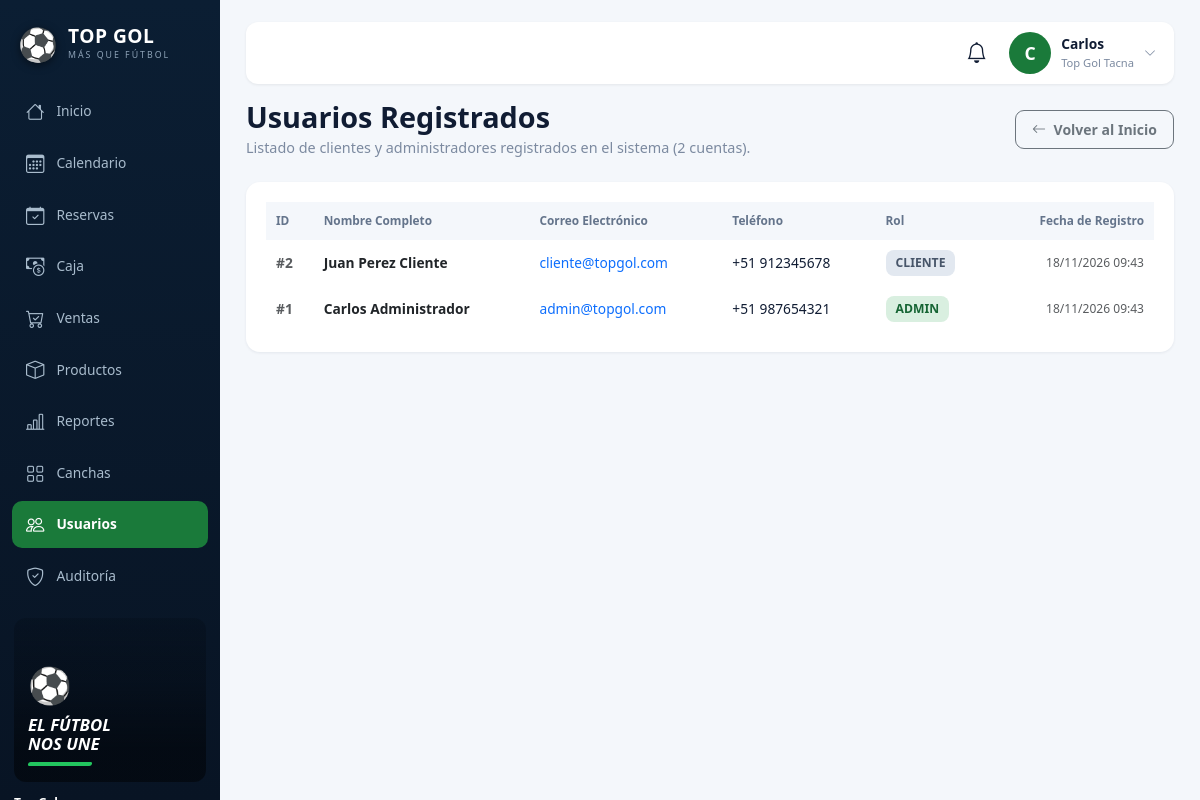
Screenshot of /admin/usuarios (signed in) with the database file from the repository.
### tables this page shows
CREATE TABLE IF NOT EXISTS `usuarios` (
  `id`          INT NOT NULL AUTO_INCREMENT,
  `nombre`      VARCHAR(100) NOT NULL,
  `email`       VARCHAR(100) NOT NULL,
  `password`    VARCHAR(255) DEFAULT NULL,
  `telefono`    VARCHAR(20) DEFAULT NULL,
  `rol`         ENUM('admin','cliente') NOT NULL DEFAULT 'cliente',
  `google_id`   VARCHAR(255) DEFAULT NULL,
  `avatar`      VARCHAR(500) DEFAULT NULL,
  `created_at`  TIMESTAMP NOT NULL DEFAULT CURRENT_TIMESTAMP,
  `updated_at`  TIMESTAMP NOT NULL DEFAULT CURRENT_TIMESTAMP ON UPDATE CURRENT_TIMESTAMP,
  PRIMARY KEY (`id`),
  UNIQUE KEY `idx_usuario_email`     (`email`),
  UNIQUE KEY `idx_usuario_google_id` (`google_id`)
);

### app/Views/usuarios/index.php (the view, shortened to what the rows shown need)
<?php require VIEWS_PATH . DIRECTORY_SEPARATOR . 'layout' . DIRECTORY_SEPARATOR . 'admin_top.php'; ?>
<div class="d-flex flex-wrap align-items-center justify-content-between gap-3 mb-4">
    <div>
        <h1 class="adm-h1">Usuarios Registrados</h1>
        <p class="adm-sub">Listado de clientes y administradores registrados en el sistema (<?= count($usuarios ?? []) ?> cuentas).</p>
    </div>
    <div>
        <a href="<?= url('/admin/dashboard') ?>" class="btn btn-sm btn-outline-secondary fw-bold" style="border-radius:9px; padding:8px 16px;">
            <i class="bi bi-arrow-left me-1"></i> Volver al Inicio
        </a>
    </div>
</div>
<div class="panel-2">
    <div class="table-responsive">
        <table class="tbl">
            <thead>
                <tr>
                    <th>ID</th>
                    <th>Nombre Completo</th>
                    <th>Correo Electrónico</th>
                    <th>Teléfono</th>
                    <th>Rol</th>
                    <th class="text-end">Fecha de Registro</th>
                </tr>
            </thead>
            <tbody>
                <?php if (empty($usuarios)): ?>
                    <tr>
                        <td colspan="6" class="text-center py-4 text-muted">No hay usuarios registrados.</td>
                    </tr>
                <?php else: ?>
                    <?php foreach ($usuarios as $u): ?>
                        <tr>
                            <td class="fw-bold text-muted">#<?= $u['id'] ?></td>
                            <td class="fw-semibold text-dark"><?= htmlspecialchars($u['nombre']) ?></td>
                            <td>
                                <a href="mailto:<?= htmlspecialchars($u['email']) ?>" class="text-decoration-none">
                                    <?= htmlspecialchars($u['email']) ?>
                                </a>
                            </td>
                            <td><?= htmlspecialchars($u['telefono'] ?: 'No registrado') ?></td>
                            <td>
                                <span class="pill <?= $u['rol'] === 'admin' ? 'ok' : 'fin' ?>">
                                    <?= strtoupper((string)$u['rol']) ?>
                                </span>
                            </td>
                            <td class="text-end text-muted small">
                                <?= date('d/m/Y H:i', strtotime((string)$u['created_at'])) ?>
                            </td>
                        </tr>
                    <?php endforeach; ?>
                <?php endif; ?>
            </tbody>
        </table>
    </div>
</div>
<?php require VIEWS_PATH . DIRECTORY_SEPARATOR . 'layout' . DIRECTORY_SEPARATOR . 'admin_bottom.php'; ?>

### app/Core/Router.php (shortened to what the rows shown need)
<?php
class Router {
    private array $rutas = [
        'GET'  => [],
        'POST' => []
    ];
    private function registrar(string $metodo, string $ruta, string $accion, array $middlewares): void {
        $rutaNormalizada = '/' . trim($ruta, '/');
        preg_match_all('/\{([a-zA-Z0-9_]+)\}/', $rutaNormalizada, $matches);
        $nombresParametros = $matches[1] ?? [];
        $regex = preg_replace('/\{[a-zA-Z0-9_]+\}/', '([^/]+)', $rutaNormalizada);
        $regexFinal = '#^' . $regex . '$#';
        $this->rutas[$metodo][] = [
            'ruta'        => $rutaNormalizada,
            'regex'       => $regexFinal,
            'accion'      => $accion,
            'params'      => $nombresParametros,
            'middlewares' => $middlewares
        ];
    }
    public function dispatch(): void {
        $metodo = $_SERVER['REQUEST_METHOD'] ?? 'GET';
        $uri = $this->obtenerRutaActual();
        foreach ($this->rutas[$metodo] as $rutaInfo) {
            if (preg_match($rutaInfo['regex'], $uri, $matches)) {
                array_shift($matches);
                $this->ejecutarAccion($rutaInfo['accion'], $matches);
                return;
            }
        }
    }
    private function obtenerRutaActual(): string {
        if (!empty($_GET['url']) && $_GET['url'] !== 'index.php') {
            $uri = '/' . trim((string)$_GET['url'], '/');
            $uri = preg_replace('#^/public(/|$)#', '$1', $uri);
            $uri = '/' . trim($uri, '/');
            return $uri === '//' ? '/' : $uri;
        }
        $requestUri = $_SERVER['REQUEST_URI'] ?? '/';
        $requestUri = preg_replace('#^/public(/|$)#', '$1', $requestUri);
        $requestUri = preg_replace('#^/index\.php(/|$)#', '$1', $requestUri);
        $uri = '/' . trim($requestUri, '/');
        return $uri === '//' ? '/' : $uri;
    }
    private function ejecutarAccion(string $accion, array $params): void {
        [$controladorNombre, $metodo] = explode('@', $accion);
        $controlador = new $claseCompleta();
        call_user_func_array([$controlador, $metodo], $params);
    }
}

### app/Views/layout/admin_top.php (shortened to what the rows shown need)
<?php
$usuarioAdm = currentUser();
$nombreAdmin = trim(explode(' ', (string)($usuarioAdm['nombre'] ?? ''))[0] ?? '');
$inicial = mb_strtoupper(mb_substr($nombreAdmin, 0, 1));
$adminMenuActivo = $adminMenu ?? 'dashboard';
try {
    $conteoVerifAdm = (new \App\Models\Reserva())->contarPagosPorVerificar();
} catch (\Throwable $e) {
    $conteoVerifAdm = 0;
}
$reqPathAdm = parse_url($_SERVER['REQUEST_URI'] ?? '/', PHP_URL_PATH) ?? '/';
$rutaAdm = '/' . trim($reqPathAdm, '/');
$tabPorRutaAdm = [
    '/admin/dashboard' => 'dashboard', '/admin/calendario' => 'calendario',
    '/admin/espacios' => 'espacios', '/admin/reservas' => 'reservas', '/admin/reserva' => 'reservas', '/reservas' => 'reservas',
    '/admin/caja' => 'caja', '/admin/pagos' => 'porverificar', '/admin/pago' => 'porverificar',
    '/admin/ventas/pos' => 'pos', '/admin/ventas' => 'ventas',
    '/admin/productos' => 'productos', '/admin/categorias' => 'categorias', '/admin/inventario' => 'inventario',
    '/admin/reportes' => 'reportes', '/canchas' => 'canchas', '/admin/usuarios' => 'usuarios', '/admin/auditoria' => 'auditoria',
];
$tabActivaAdm = $adminMenuActivo;
$mejorLargoAdm = 0;
foreach ($tabPorRutaAdm as $prefijoNav => $claveNav) {
    if (($rutaAdm === $prefijoNav || str_starts_with($rutaAdm, $prefijoNav . '/')) && strlen($prefijoNav) > $mejorLargoAdm) {
        $tabActivaAdm = $claveNav;
        $mejorLargoAdm = strlen($prefijoNav);
    }
}
$grupoActivoAdm = $tabActivaAdm;
?>
<!DOCTYPE html>
<html lang="es">
<head>
    <link href="https://cdn.jsdelivr.net/npm/bootstrap@5.3.2/dist/css/bootstrap.min.css" rel="stylesheet">
    <link rel="stylesheet" href="https://cdn.jsdelivr.net/npm/bootstrap-icons@1.11.2/font/bootstrap-icons.css">
</head>
<body class="adm-standalone">
<div class="adm-page">
<div class="adm-wrap">
    <aside class="adm-side" id="admSide">
        <div class="adm-logo">
            <span class="ball">⚽</span>
            <span><strong>TOP GOL</strong><small>MÁS QUE FÚTBOL</small></span>
        </div>
        <nav class="adm-nav">
            <?php foreach ($nav as $itemNav): ?>
                <a href="<?= $itemNav['href'] ?>" class="<?= $grupoActivoAdm === $itemNav['key'] ? 'on' : '' ?>"><i class="bi <?= $itemNav['ico'] ?>"></i> <?= $itemNav['label'] ?></a>
            <?php endforeach; ?>
        </nav>
        <div class="adm-side-foot">
            <div class="adm-slogan">
                <span class="b">⚽</span>
                <strong>EL FÚTBOL<br>NOS UNE</strong>
                <span class="u"></span>
            </div>
            <div class="adm-ver"><strong>Top Gol</strong><br>Panel Administrador<br>v1.0.0</div>
        </div>
    </aside>
    <div class="adm-main">
        <header class="adm-top">
            <div class="dropdown">
                <button class="adm-bell" id="admBellBtn" data-bs-toggle="dropdown" aria-expanded="false" title="Notificaciones">
                    <i class="bi bi-bell"></i>
                </button>
            </div>
            <div class="dropdown">
                <a href="#" class="adm-user text-decoration-none" data-bs-toggle="dropdown" aria-expanded="false">
                    <span class="adm-avatar"><?= htmlspecialchars($inicial) ?></span>
                    <span><strong><?= htmlspecialchars($nombreAdmin) ?></strong><small>Top Gol Tacna</small></span>
                    <i class="bi bi-chevron-down" style="font-size:.75rem;color:#7c8aa0;"></i>
                </a>
            </div>
        </header>

### rows the page displays
usuarios: nombre "C", nombre "Carlos", id "1", nombre "Carlos Administrador", email "admin@topgol.com", telefono "+51 987654321", rol "ADMIN", created_at "18/11/2026 09:43"
usuarios: id "2", nombre "Juan Perez Cliente", email "cliente@topgol.com", telefono "+51 912345678", rol "CLIENTE", created_at "18/11/2026 09:43"

### other values shown
$itemNav['label'] "Inicio"
$itemNav['label'] "Calendario"
$itemNav['label'] "Reservas"
$itemNav['label'] "Caja"
$itemNav['label'] "Ventas"
$itemNav['label'] "Productos"
$itemNav['label'] "Reportes"
$itemNav['label'] "Canchas"
$itemNav['label'] "Usuarios"
$itemNav['label'] "Auditoría"
count($usuarios ?? []) "2"
